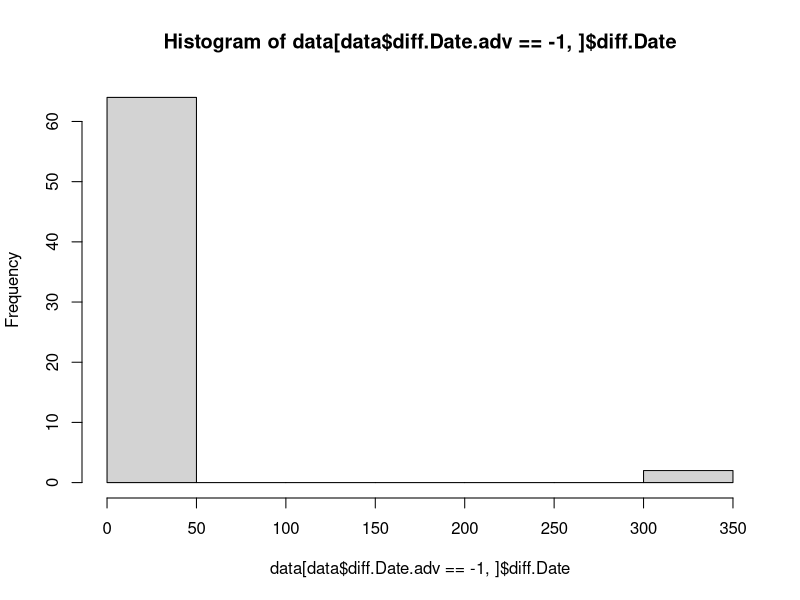
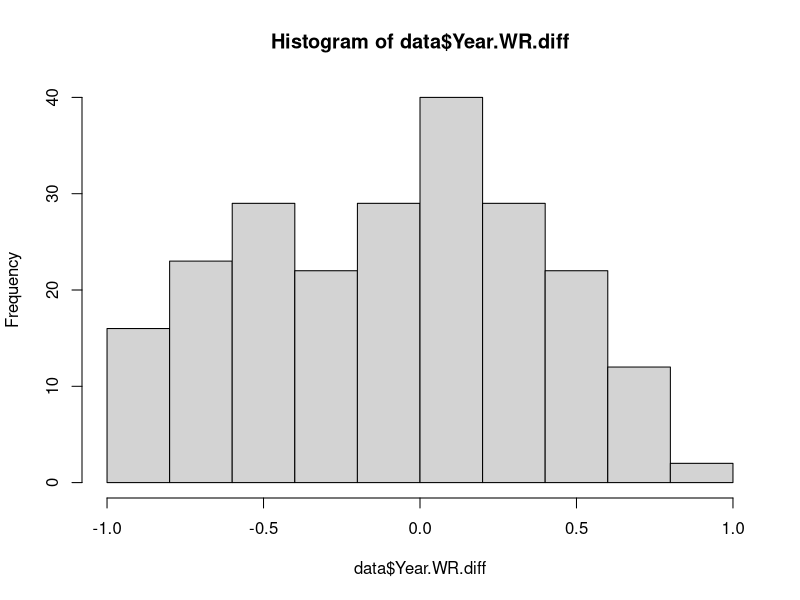
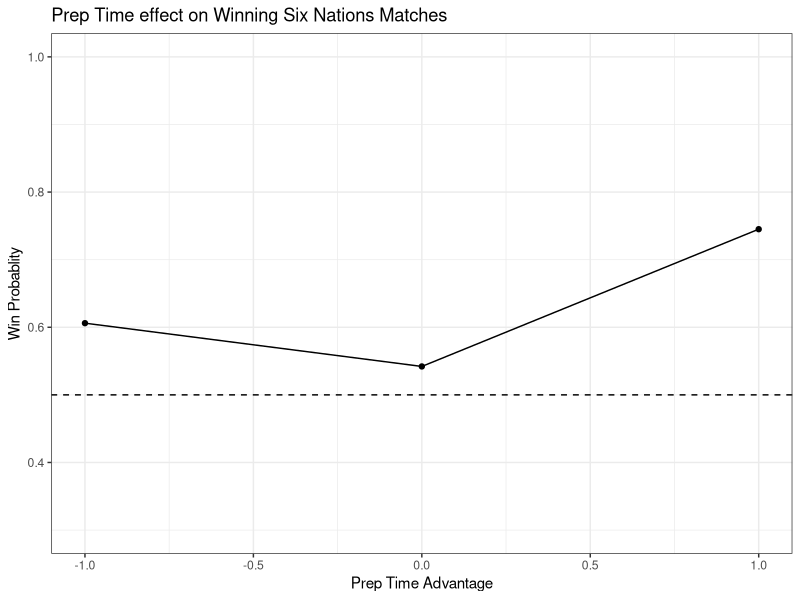
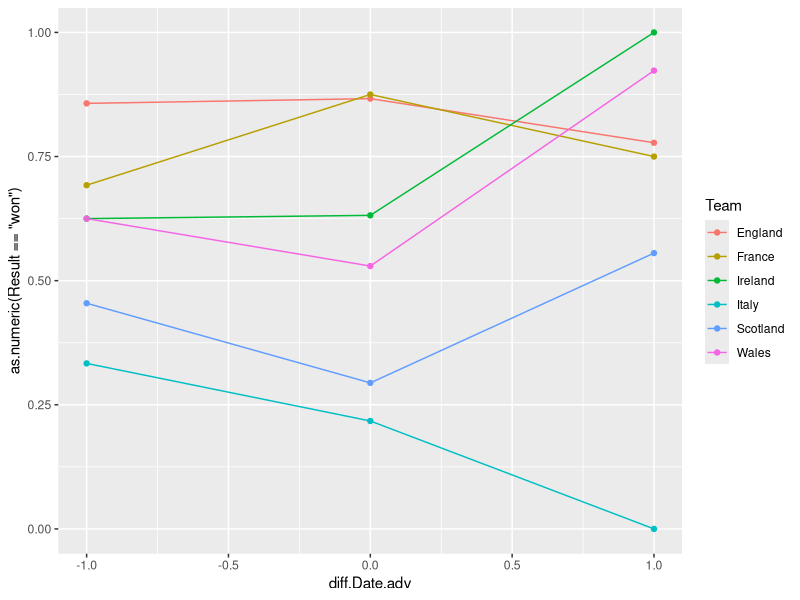
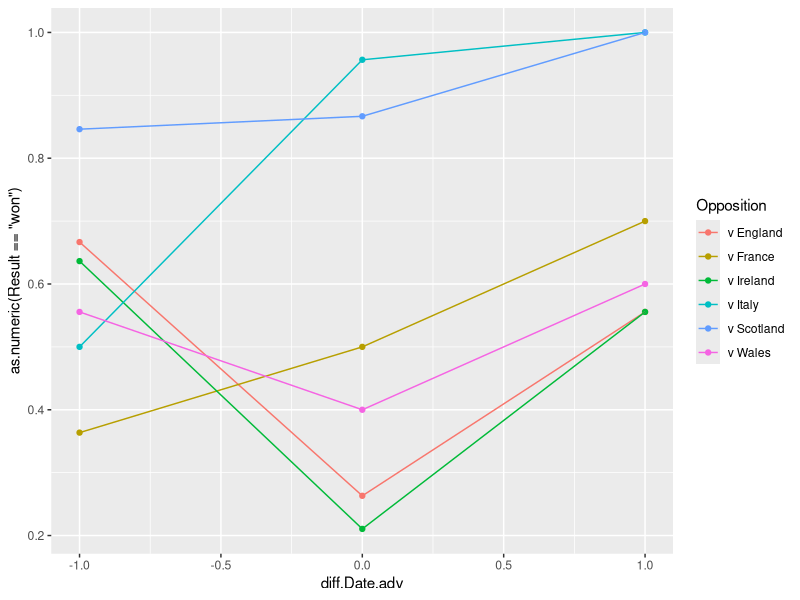

The R source for these figures, in order:
data = read.csv("sixnations_6dayto.csv")
# data is set up with one row per game  - Team is home team

## let's take out greater than 1 day difference in prep (4 games)
data = data[data$diff.Date.adv<2 & data$diff.Date.adv> -2,]

## Initial coarse look
# total Home wins, losses and draws
aggregate(GMD~Result, data, length) 

# average Home win rate
mean(data$Result=="won")

# Home win rate when Home have 6 day TOs? Higher than avg
with(data[data$diff.Date<7,], mean(Result=="won"))
# Home win rate when Opp have a 6 day TOs? Highest
with(data[data$diff.Date.Opp<7,], mean(Result=="won"))

# Average Home points diff
mean(data$Diff) # 

# Average Home points diff in when home team has 6 day TO? Below but close to avg
with(data[data$diff.Date<7,], mean(Diff))
# Average Home points diff  when Opp have a 6 day TOs? Higher than average
with(data[data$diff.Date.Opp<7,], mean(Diff))

# Consider differences in prep time 
# - 6/13 days for home vs 7/14 for opp (-1)
# - 7/14 days for home vs 7/14 for opp (0)
# - 7/14 days for home vs 6/13 for opp (+1)

# Home win rate and prep time differences? 
aggregate(Result=="won" ~ diff.Date.adv, data, mean)
# 1 Day less and 1 Day more both increase Home Win rate?

head(data[data$diff.Date.adv== -1,])
hist(data[data$diff.Date.adv== -1,]$diff.Date)

data$Year.WR.diff = data$Year.WR - data$Year.WR.Opp
hist(data$Year.WR.diff)
cor.test(data$Year.WR.diff, as.numeric(data$Result=="won"))

data$diff.Date.fac = as.factor(data$diff.Date.adv)
contrasts(data$diff.Date.fac) = matrix(c(1,0,0,0,0,1), ncol = 2) # set up no diff as reference level
colnames(contrasts(data$diff.Date.fac) ) = c("One Day Less", "One Day More")
contrasts(data$diff.Date.fac)


aggregate(Result~diff.Date.adv, data, length)
# Probability of Home Wins at levels of prep time difference
aggregate(Result=="won"~diff.Date.adv, data, mean)
aggregate(Year.WR.diff~diff.Date.adv, data, mean)

win.diffdate.glm = glm(Result=="won" ~ diff.Date.fac, data, 
                       family = binomial(link = "logit"))
summary(win.diffdate.glm)
writeLines("Odds ratios") 
round(exp(cbind(OR = coef(win.diffdate.glm), confint(win.diffdate.glm))),3) # odds ratios

# control for team
data$Team = as.factor(data$Team)

win.diffdate.glm = glm(Result=="won" ~ Team + diff.Date.fac, data, 
                       family = binomial(link = "logit"))
summary(win.diffdate.glm)
writeLines("Odds ratios") 
round(exp(cbind(OR = coef(win.diffdate.glm), confint(win.diffdate.glm))),3) # odds ratios

# control for opposition
data$Opposition = as.factor(data$Opposition)

win.diffdate.glm = glm(Result=="won" ~ Team + Opposition + diff.Date.fac, data, 
                       family = binomial(link = "logit"))
summary(win.diffdate.glm)
writeLines("Odds ratios") 
round(exp(cbind(OR = coef(win.diffdate.glm), confint(win.diffdate.glm))),3) # odds ratios

# what about 6 day turn arounds?

aggregate(Result~diff.Date.adv, data[data$diff.Date<10,], length)
# Probability of Home Wins at levels of prep time difference
aggregate(Result=="won"~diff.Date.adv, data[data$diff.Date<10,], mean)
aggregate(Year.WR.diff~diff.Date.adv, data[data$diff.Date<10,], mean)

# points diff?
points.diffdate.lm = lm(Diff ~ diff.Date.fac, data[data$diff.Date<10,])
summary(points.diffdate.lm)


## some plots - requires ggplot2
#install.packages("ggplot2")
library(ggplot2)
ggplot(data, aes(x = diff.Date.adv, y = as.numeric(Result=="won"))) +
  stat_summary(fun.y = "mean", geom = "point") +
  stat_summary(fun.y = "mean", geom = "line") +
  stat_summary(fun.data = "mean_cl_boot", geom = "errorbar") + 
  theme_bw() + coord_cartesian(ylim = c(.3, 1)) + 
  labs(title = "Prep Time effect on Winning Six Nations Matches", y = "Win Probablity", x = "Prep Time Advantage") +
  geom_hline(yintercept = .5, linetype = 2)


########
# Team specific look

# Total Home games in the set
aggregate(Diff~Team, data, length) 
# no of Home games with 6 Day TOs per team
aggregate(Diff~Team, data[data$diff.Date<7,], length) 

# Probability of Home Wins in all games 
aggregate(Result=="won"~Team, data, mean)

# Probability of Home Wins at levels of prep time difference
aggregate(Result=="won"~diff.Date.adv, data, mean)
aggregate(Result=="won"~diff.Date.adv + Team, data, mean)
aggregate(Result=="won"~diff.Date.adv, data, length)


ggplot(data, aes(x = diff.Date.adv, y = as.numeric(Result=="won"), group = Team, colour = Team)) +
            stat_summary(fun.y = "mean", geom = "point") +
            stat_summary(fun.y = "mean", geom = "line")

ggplot(data, aes(x = diff.Date.adv, y = as.numeric(Result=="won"), group = Opposition, colour = Opposition)) +
  stat_summary(fun.y = "mean", geom = "point") +
  stat_summary(fun.y = "mean", geom = "line")



